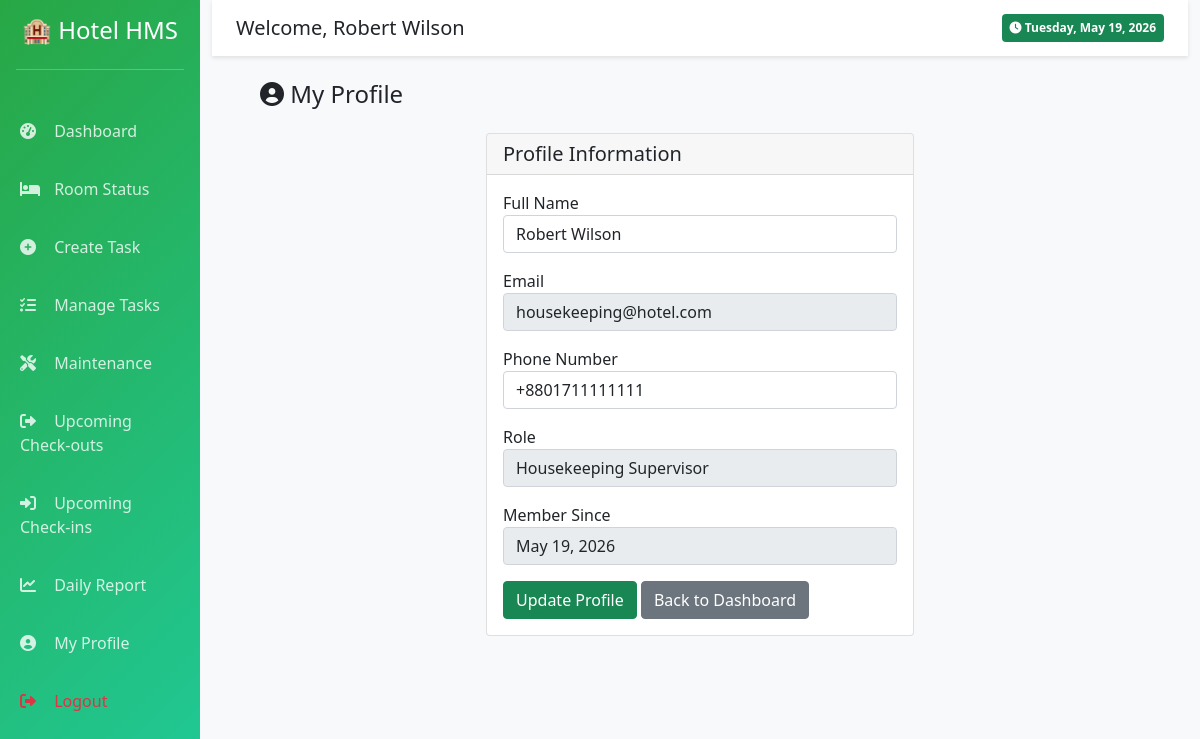
Page /index.php?controller=auth&action=profile (signed in) on the committed database.
### tables this page shows
CREATE TABLE `users` (
  `user_id` int(11) NOT NULL AUTO_INCREMENT,
  `name` varchar(100) NOT NULL,
  `email` varchar(100) NOT NULL,
  `password_hash` varchar(255) NOT NULL,
  `phone` varchar(20) DEFAULT NULL,
  `nationality` varchar(50) DEFAULT NULL,
  `id_number` varchar(50) NOT NULL,
  `role` enum('guest','receptionist','housekeeping','admin') NOT NULL DEFAULT 'guest',
  `profile_pic` varchar(255) DEFAULT NULL,
  `created_at` timestamp NOT NULL DEFAULT current_timestamp(),
  PRIMARY KEY (`user_id`),
  UNIQUE KEY `email` (`email`)
);

### controllers/AuthController.php (called while the page is built, shortened)
<?php
require_once __DIR__ . '/../models/User.php';
class AuthController {
    private $userModel;
    public function __construct() {
        $this->userModel = new User();
    }
    public function profile() {
        $user_id = $_SESSION['user_id'];
        $user = $this->userModel->getHousekeepingById($user_id);
        include __DIR__ . '/../views/auth/profile.php';
    }
}
?>

### models/User.php (called while the page is built, shortened)
<?php
require_once __DIR__ . '/../config/database.php';
class User {
    private $conn;
    private $table = "users";
    public function __construct() {
        $database = new Database();
        $this->conn = $database->getConnection();
    }
    public function getHousekeepingById($id) {
        $query = "SELECT user_id, name, email, phone, role, created_at
                  FROM " . $this->table . "
                  WHERE user_id = ? AND role = 'housekeeping'";
        $stmt = $this->conn->prepare($query);
        $stmt->bind_param("i", $id);
        $stmt->execute();
        $result = $stmt->get_result();
        return $result->fetch_assoc();
    }
}
?>

### config/database.php (called while the page is built, shortened)
<?php
class Database {
    private $host = "localhost";
    private $db_name = "hotelbookingsystem";
    private $username = "root";
    private $password = "";
    public function getConnection() {
        $this->conn = null;
        try {
            $this->conn = new mysqli($this->host, $this->username, $this->password, $this->db_name);
            $this->conn->set_charset("utf8mb4");
        } catch (Exception $e) {
            die("Database connection error: " . $e->getMessage());
        }
        return $this->conn;
    }
}
?>

### views/auth/profile.php (the view)
<?php
$content = '
<div class="container-fluid">
    <h4 class="mb-4"><i class="fas fa-user-circle"></i> My Profile</h4>
    <div class="row">
        <div class="col-md-6 mx-auto">
            <div class="card">
                <div class="card-header">
                    <h5 class="mb-0">Profile Information</h5>
                </div>
                <div class="card-body">
                    ' . (!empty($errors) ? '<div class="alert alert-danger">' . implode('<br>', $errors) . '</div>' : '') . '
                    ' . (!empty($success) ? '<div class="alert alert-success">' . $success . '</div>' : '') . '
                    <form method="POST" action="">
                        <div class="mb-3">
                            <label>Full Name</label>
                            <input type="text" name="name" class="form-control" value="' . htmlspecialchars($user['name'] ?? '') . '" required>
                        </div>
                        <div class="mb-3">
                            <label>Email</label>
                            <input type="email" class="form-control" value="' . htmlspecialchars($user['email'] ?? '') . '" readonly disabled>
                        </div>
                        <div class="mb-3">
                            <label>Phone Number</label>
                            <input type="text" name="phone" class="form-control" value="' . htmlspecialchars($user['phone'] ?? '') . '">
                        </div>
                        <div class="mb-3">
                            <label>Role</label>
                            <input type="text" class="form-control" value="Housekeeping Supervisor" readonly disabled>
                        </div>
                        <div class="mb-3">
                            <label>Member Since</label>
                            <input type="text" class="form-control" value="' . (isset($user['created_at']) ? date('F d, Y', strtotime($user['created_at'])) : 'N/A') . '" readonly disabled>
                        </div>
                        <button type="submit" class="btn btn-success">Update Profile</button>
                        <a href="index.php?controller=housekeeping&action=dashboard" class="btn btn-secondary">Back to Dashboard</a>
                    </form>
                </div>
            </div>
        </div>
    </div>
</div>
';
require_once __DIR__ . '/../layouts/housekeeping-layout.php';
?>

### rows in the picture
users: name "Robert Wilson", email "housekeeping@hotel.com", phone "+8801711111111", created_at "May 19, 2026"

### other values in the picture
$_SESSION['user_name'] "Robert Wilson"
